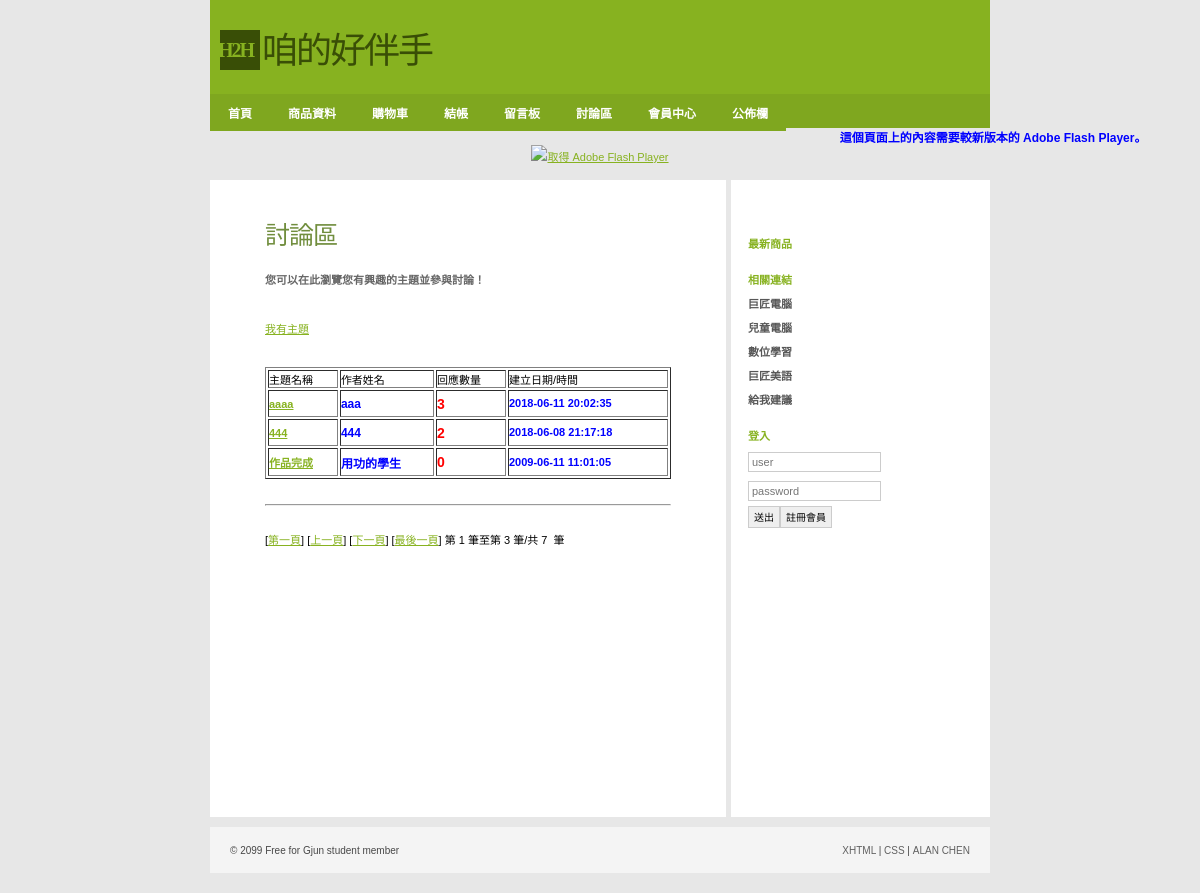
The page /Shop/titleView.php on the database as committed earlier.
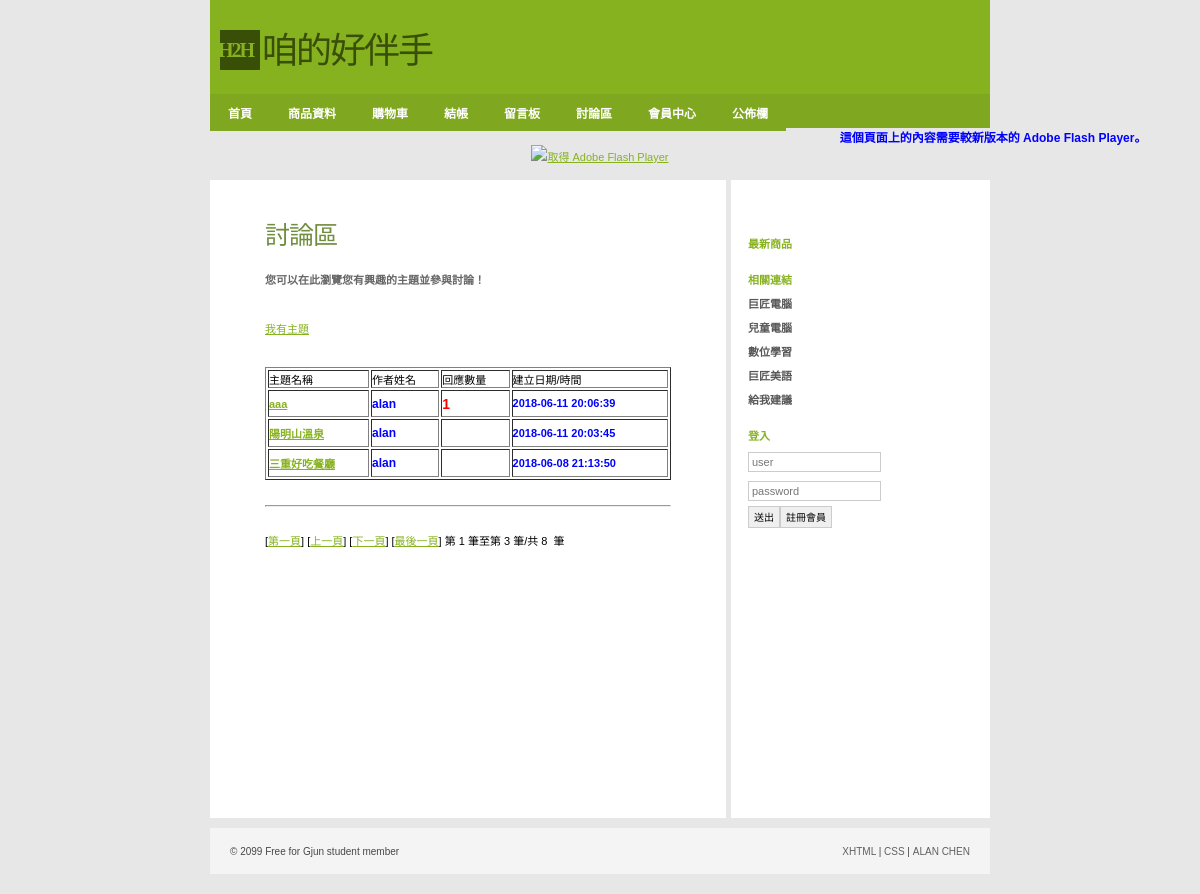
The same page on the database as committed later.
### tables this page shows
CREATE TABLE `titles` (
  `titleid` int(11) NOT NULL COMMENT '討論主題編號',
  `email` varchar(100) DEFAULT NULL COMMENT '電子郵件',
  `name` varchar(50) NOT NULL COMMENT '作者姓名',
  `subject` varchar(255) NOT NULL COMMENT '討論主題',
  `memo` text NOT NULL COMMENT '討論內容',
  `createDate` datetime DEFAULT NULL COMMENT '主題討論發起日',
  `lastNewsDate` datetime DEFAULT NULL COMMENT '主題最後討論日',
  `count` int(11) DEFAULT '0' COMMENT '參與討論數量'
);

### Shop/titleView.php (the view, shortened to what the changed rows need)
<?php require_once('../Connections/shop.php'); ?>
<?php
$maxRows_Recordset1 = 3;
$pageNum_Recordset1 = 0;
$startRow_Recordset1 = $pageNum_Recordset1 * $maxRows_Recordset1;
$query_Recordset1 = "SELECT * FROM titles ORDER BY createDate DESC";
$query_limit_Recordset1 = sprintf("%s LIMIT %d, %d", $query_Recordset1, $startRow_Recordset1, $maxRows_Recordset1);
$Recordset1 = mysql_query($query_limit_Recordset1, $shop) or die(mysql_error());
$row_Recordset1 = mysql_fetch_assoc($Recordset1);
if (isset($_GET['totalRows_Recordset1'])) {
  $totalRows_Recordset1 = $_GET['totalRows_Recordset1'];
} else {
  $all_Recordset1 = mysql_query($query_Recordset1);
  $totalRows_Recordset1 = mysql_num_rows($all_Recordset1);
}
$totalPages_Recordset1 = ceil($totalRows_Recordset1/$maxRows_Recordset1)-1;
?>
<!DOCTYPE html PUBLIC "-//W3C//DTD XHTML 1.0 Strict//EN"
"http://www.w3.org/TR/xhtml1/DTD/xhtml1-strict.dtd">
<html xmlns="http://www.w3.org/1999/xhtml">
<head>
<link rel="stylesheet" href="../css/styles.css" media="all" type="text/css" />
</head>
<body>
<div id="container">
  <div id="primaryContent">
    <h2>討論區</h2>
	<h3>您可以在此瀏覽您有興趣的主題並參與討論！</h3>
    <p>&nbsp;</p>
    <p><a href="createTitle.php">我有主題</a></p>
    <p>&nbsp;</p>
      <table border="1" width="100%">
        <?php do { ?><tr>
          <td><h3><a href="detailsView.php?titleid=<?php echo $row_Recordset1['titleid']; ?>"><?php echo $row_Recordset1['subject']; ?></a></h3></td>
          <td><h4><?php echo $row_Recordset1['name']; ?></h4></td>
          <td><h5><?php echo $row_Recordset1['count']; ?></h5></td>
          <td><h6><?php echo $row_Recordset1['createDate']; ?></h6></td>
          </tr><?php } while ($row_Recordset1 = mysql_fetch_assoc($Recordset1)); ?>
      </table>
      <p>&nbsp;</p>
      <hr>
      <p>&nbsp;</p>
       [<a href="<?php printf("%s?pageNum_Recordset1=%d%s", $currentPage, 0, $queryString_Recordset1); ?>">第一頁</a>]
        [<a href="<?php printf("%s?pageNum_Recordset1=%d%s", $currentPage, max(0, $pageNum_Recordset1 - 1), $queryString_Recordset1); ?>">上一頁</a>]
        [<a href="<?php printf("%s?pageNum_Recordset1=%d%s", $currentPage, min($totalPages_Recordset1, $pageNum_Recordset1 + 1), $queryString_Recordset1); ?>">下一頁</a>]
        [<a href="<?php printf("%s?pageNum_Recordset1=%d%s", $currentPage, $totalPages_Recordset1, $queryString_Recordset1); ?>">最後一頁</a>]
      第 <?php echo ($startRow_Recordset1 + 1) ?> 筆至第 <?php echo min($startRow_Recordset1 + $maxRows_Recordset1, $totalRows_Recordset1) ?> 筆/共 <?php echo $totalRows_Recordset1 ?>  筆
    <p>&nbsp;</p>
    <p>&nbsp;</p>
    <p>&nbsp;</p>
    <p>&nbsp;</p>
    <p>&nbsp;</p>
    <p>&nbsp;</p>
    <p>&nbsp;</p>
    <p>&nbsp;</p>
    <p>&nbsp;</p>
    <p>&nbsp;</p>
  </div>
  <div id="secondaryContent">
    <p>&nbsp;</p>
    <h3>最新商品</h3>
    <h3>相關連結</h3>
    <ul class="links">
    </ul>
    <?php if(!isset($_SESSION['MM_Username'])){?>
    <h3>登入</h3>
    <form action="loginCheck.php" method="post">
    </form>
    <?php }?>
  </div>
        <br class="clear" />
</div>
</body>
</html>

Rows that differ between the two databases and show on the page:
removed titles: subject "aaaa", name "aaa", count "3", createDate "2018-06-11 20:02:35"
removed titles: subject "444", name "444", count "2", createDate "2018-06-08 21:17:18"
no longer on this page (row unchanged): titles: subject "作品完成", name "用功的學生", count "0", createDate "2009-06-11 11:01:05"
added titles: subject "aaa", name "alan", count "1", createDate "2018-06-11 20:06:39"
added titles: subject "陽明山溫泉", name "alan", createDate "2018-06-11 20:03:45"
added titles: subject "三重好吃餐廳", name "alan", createDate "2018-06-08 21:13:50"
Other text that changed with them:
$totalRows_Recordset1: "7" → "8"
